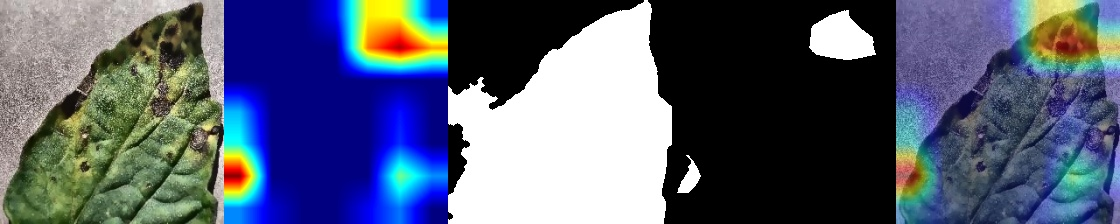
#> input picture research/research_examples/example_tomato_Early blight_0.jpg, 1120 x 224 px
$ python -i illumination_normalizer.py   (imports and definitions only)
#> lines starting #> are read from the running program, lines starting #| are printed output that depends on the picture; after the words box and inside, x2 and y2 are one past the last pixel; in counts of white or black regions, pixels touching at a corner belong together
"""
illumination_normalizer.py - GreenScan Illumination Normalization & Standardization Module
IEEE / Scopus Grade Agricultural Computer Vision Preprocessing Stage

Normalizes variable in-field tomato leaf lighting conditions:
- Bright direct morning/midday sunlight & specular highlights
- Deep canopy shadows and uneven illumination gradients
- Overcast / cloudy diffuse daylight
- Evening / golden-hour warm color casts
- Artificial / indoor / fluorescent lighting
- Low-light / underexposed captures

Preserves disease-critical visual features (lesions, chlorotic yellow halos,
necrotic brown centers, mold sporulation, vein structures) while standardizing
the dynamic range and color temperature before leaf segmentation and model inference.
"""

import cv2
import numpy as np
from typing import Tuple, Dict, Any

def detect_color_cast(img_bgr: np.ndarray) -> Tuple[str, Dict[str, float]]:
    """
    Analyzes color cast across RGB/LAB color channels.
    Returns detected cast type and channel statistics.
    """
    b, g, r = cv2.split(img_bgr)
    mean_b = float(np.mean(b))
    mean_g = float(np.mean(g))
    mean_r = float(np.mean(r))

    # In natural foliage, G is usually highest or close to R.
    # High R with low B indicates warm sunset/tungsten cast.
    # High B with low R indicates cool cloudy/sky cast.
    rb_diff = mean_r - mean_b
    rg_ratio = mean_r / (mean_g + 1e-5)
    bg_ratio = mean_b / (mean_g + 1e-5)

    if rb_diff > 25 and rg_ratio > 0.95:
        cast_type = "warm_evening_or_indoor"
    elif rb_diff < -25 and bg_ratio > 0.95:
        cast_type = "cool_cloudy"
    elif mean_g > mean_r + 40 and mean_g > mean_b + 40:
        cast_type = "dominant_green"
    else:
        cast_type = "neutral"

    return cast_type, {
        "mean_b": round(mean_b, 2),
        "mean_g": round(mean_g, 2),
        "mean_r": round(mean_r, 2),
        "rb_diff": round(rb_diff, 2)
    }

def apply_color_constancy(img_bgr: np.ndarray, cast_type: str = "neutral") -> np.ndarray:
    """
    Standardizes color temperature using Shades-of-Gray / Modified Gray-World
    color constancy with chromaticity preservation for agricultural plant foliage.
    Prevents natural green and disease brown/yellow from being desaturated.
    """
    img_float = img_bgr.astype(np.float32)
    b, g, r = cv2.split(img_float)

    # Calculate Minkowski p-norm (p=6 shades of gray for robust illuminant estimation)
    p = 6.0
    b_norm = (np.mean(b ** p)) ** (1.0 / p) + 1e-5
    g_norm = (np.mean(g ** p)) ** (1.0 / p) + 1e-5
    r_norm = (np.mean(r ** p)) ** (1.0 / p) + 1e-5

    # Target gray reference (scaled to maintain overall image luminance)
    gray_target = (b_norm + g_norm + r_norm) / 3.0

    # Compute gain coefficients
    kb = gray_target / b_norm
    kg = gray_target / g_norm
    kr = gray_target / r_norm

    # Clamp gains to avoid severe color distortion (keep plant green vibrant)
    # If warm cast, dampen red gain; if cool cast, dampen blue gain
    kb = np.clip(kb, 0.75, 1.35)
    kg = np.clip(kg, 0.85, 1.15)
    kr = np.clip(kr, 0.75, 1.35)

    # Scale channels
    b_corr = np.clip(b * kb, 0, 255)
    g_corr = np.clip(g * kg, 0, 255)
    r_corr = np.clip(r * kr, 0, 255)

    balanced_bgr = cv2.merge([b_corr, g_corr, r_corr]).astype(np.uint8)
    return balanced_bgr

def normalize_illumination_lab(img_bgr: np.ndarray) -> Tuple[np.ndarray, Dict[str, Any]]:
    """
    Performs illumination compensation in LAB color space:
    1. Multi-scale background illumination estimation on L* channel.
    2. Shadow attenuation and highlight compression via adaptive Retinex-based ratio.
    3. Contrast-Limited Adaptive Histogram Equalization (CLAHE) on standardized L*.
    4. Chromaticity channels (A* and B*) are preserved to maintain lesion color cues.
    """
    lab = cv2.cvtColor(img_bgr, cv2.COLOR_BGR2LAB)
    l_channel, a_channel, b_channel = cv2.split(lab)

    l_float = l_channel.astype(np.float32)
    mean_l = float(np.mean(l_float))
    std_l = float(np.std(l_float))

    # Identify illumination condition
    shadow_ratio = float(np.sum(l_channel < 55) / l_channel.size)
    highlight_ratio = float(np.sum(l_channel > 210) / l_channel.size)

    if shadow_ratio > 0.25 and highlight_ratio > 0.08:
        lighting_condition = "uneven_sun_and_shadow"
    elif shadow_ratio > 0.35 or mean_l < 70:
        lighting_condition = "low_light_or_heavy_shadow"
    elif highlight_ratio > 0.20 or mean_l > 185:
        lighting_condition = "bright_direct_sunlight"
    elif std_l < 30 and 80 <= mean_l <= 160:
        lighting_condition = "diffuse_cloudy_optimal"
    else:
        lighting_condition = "standard_field_lighting"

    # Step 1: Estimate low-frequency illumination background using Gaussian filter
    # Multi-scale kernel approximation (kernel size proportional to image scale)
    h, w = l_channel.shape[:2]
    ksize1 = max(15, (min(h, w) // 8) | 1)
    ksize2 = max(31, (min(h, w) // 4) | 1)

    bg_illum1 = cv2.GaussianBlur(l_float, (ksize1, ksize1), 0)
    bg_illum2 = cv2.GaussianBlur(l_float, (ksize2, ksize2), 0)
    bg_illum = 0.5 * bg_illum1 + 0.5 * bg_illum2

    # Step 2: Adaptive Illumination Correction (Retinex reflection extraction)
    # Target reference luminance around mid-tone 128
    target_l = 128.0

    # Dynamic correction factor: higher in deep shadows, muted in normal areas
    alpha = 0.55 if shadow_ratio > 0.20 else 0.40
    illum_gain = ((target_l + 1e-5) / (bg_illum + 1e-5)) ** alpha

    # Bounded gain to prevent noise explosion in total black
    illum_gain = np.clip(illum_gain, 0.65, 1.85)

    corrected_l = l_float * illum_gain

    # Highlight compression for specular reflections
    if highlight_ratio > 0.05:
        overexp_mask = corrected_l > 210
        corrected_l[overexp_mask] = 210 + (corrected_l[overexp_mask] - 210) * 0.4

    corrected_l = np.clip(corrected_l, 0, 255).astype(np.uint8)

    # Step 3: Contrast Standardization with CLAHE on L*
    clip_limit = 2.0 if lighting_condition != "bright_direct_sunlight" else 1.5
    clahe = cv2.createCLAHE(clipLimit=clip_limit, tileGridSize=(8, 8))
    standardized_l = clahe.apply(corrected_l)

    # Step 4: Reassemble LAB image (preserving A* and B* lesion color integrity)
    normalized_lab = cv2.merge([standardized_l, a_channel, b_channel])
    normalized_bgr = cv2.cvtColor(normalized_lab, cv2.COLOR_LAB2BGR)

    metrics = {
        "lighting_condition": lighting_condition,
        "mean_luminance_raw": round(mean_l, 2),
        "mean_luminance_normalized": round(float(np.mean(standardized_l)), 2),
        "shadow_ratio": round(shadow_ratio, 3),
        "highlight_ratio": round(highlight_ratio, 3),
        "illumination_uniformity": round(1.0 - (std_l / 128.0), 3),
        "clahe_clip_limit": clip_limit
    }

    return normalized_bgr, metrics

def normalize_illumination(img_bgr: np.ndarray) -> Tuple[np.ndarray, Dict[str, Any]]:
    """
    Master Illumination Normalization & Standardization Pipeline.

    Executes in sequence:
    1. Color Cast Detection & Adaptive Color Constancy (Gray-World / Shades-of-Gray).
    2. Non-uniform Illumination Compensation in CIELAB space.
    3. Shadow Attenuation & Specular Highlight Compression.
    4. Contrast Standardization via CLAHE while locking chromatic disease features.

    Returns:
    - normalized_bgr: Standardized BGR image ready for segmentation & inference.
    - illumination_diagnostics: Comprehensive lighting analysis dictionary.
    """
    if img_bgr is None or img_bgr.size == 0:
        raise ValueError("Input image to normalize_illumination is empty or invalid.")

    # Phase 1: Color constancy / white balance
    cast_type, cast_stats = detect_color_cast(img_bgr)
    balanced_bgr = apply_color_constancy(img_bgr, cast_type=cast_type)

    # Phase 2: Luminance & dynamic range illumination normalization
    normalized_bgr, lab_metrics = normalize_illumination_lab(balanced_bgr)

    diagnostics = {
        "color_cast": cast_type,
        "color_cast_stats": cast_stats,
        "lighting_condition": lab_metrics["lighting_condition"],
        "mean_luminance_raw": lab_metrics["mean_luminance_raw"],
        "mean_luminance_normalized": lab_metrics["mean_luminance_normalized"],
        "shadow_ratio": lab_metrics["shadow_ratio"],
        "highlight_ratio": lab_metrics["highlight_ratio"],
        "illumination_uniformity": lab_metrics["illumination_uniformity"],
        "is_illumination_normalized": True,
        "corrections_applied": [
            "color_constancy_shades_of_gray",
            "adaptive_retinex_illumination_map",
            "cielab_clahe_contrast_standardization"
        ]
    }

    return normalized_bgr, diagnostics

>>> import cv2
>>> picture = cv2.imread('../research/research_examples/example_tomato_Early blight_0.jpg')
#> picture is the input picture: shape (224, 1120, 3); mean B, G, R 115.4, 94.7, 85.7
>>> result = normalize_illumination(picture)
#> in detect_color_cast, `b, g, r = cv2.split(img_bgr)`:
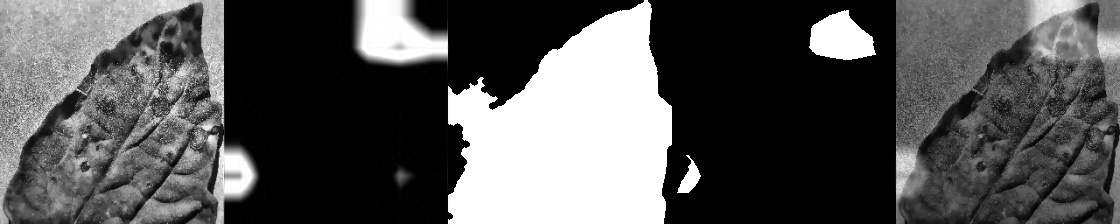
#> r: shape (224, 1120); min 0, max 255, mean 85.7
#> in detect_color_cast, `mean_b = float(np.mean(b))`: mean_b = 115.4
#> in detect_color_cast, `mean_g = float(np.mean(g))`: mean_g = 94.73
#> in detect_color_cast, `mean_r = float(np.mean(r))`: mean_r = 85.67
#> in detect_color_cast, `rb_diff = mean_r - mean_b`: rb_diff = -29.69
#> in detect_color_cast, `rg_ratio = mean_r / (mean_g + 1e-5)`: rg_ratio = 0.904
#> in detect_color_cast, `bg_ratio = mean_b / (mean_g + 1e-5)`: bg_ratio = 1.22
#> in normalize_illumination, `cast_type, cast_stats = detect_color_cast(img_bgr)`: cast_type = 'cool_cloudy'; cast_stats = {'mean_b': 115.4, 'mean_g': 94.73, 'mean_r': 85.67, 'rb_diff': -29.69}
#> in apply_color_constancy, `b_norm = (np.mean(b ** p)) ** (1.0 / p) + 1e-5`: b_norm = 198.5
#> in apply_color_constancy, `g_norm = (np.mean(g ** p)) ** (1.0 / p) + 1e-5`: g_norm = 193.7
#> in apply_color_constancy, `r_norm = (np.mean(r ** p)) ** (1.0 / p) + 1e-5`: r_norm = 192.1
#> in apply_color_constancy, `gray_target = (b_norm + g_norm + r_norm) / 3.0`: gray_target = 194.7
#> in apply_color_constancy, `kb = gray_target / b_norm`: kb = 0.981
#> in apply_color_constancy, `kg = gray_target / g_norm`: kg = 1.01
#> in normalize_illumination_lab, `lab = cv2.cvtColor(img_bgr, cv2.COLOR_BGR2LAB)`: lab: shape (224, 1120, 3); mean of channels 0, 1, 2 103.4, 134.5, 118.4
#> in normalize_illumination_lab, `l_channel, a_channel, b_channel = cv2.split(lab)`:
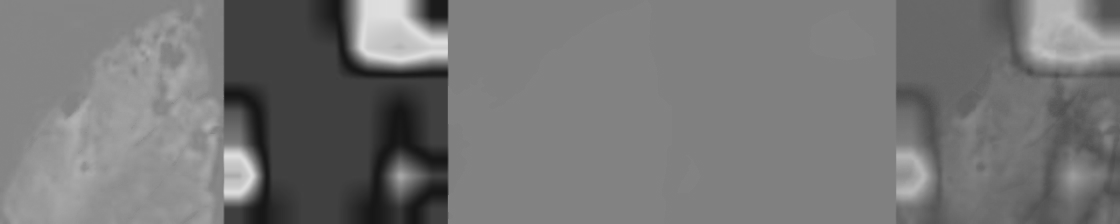
#> b_channel: shape (224, 1120); min 22, max 223, mean 118.4
#> in normalize_illumination_lab, `mean_l = float(np.mean(l_float))`: mean_l = 103.4
#> in normalize_illumination_lab, `std_l = float(np.std(l_float))`: std_l = 90.94
#> in normalize_illumination_lab, `shadow_ratio = float(np.sum(l_channel < 55) / l_channel.size)`: shadow_ratio = 0.399
#> in normalize_illumination_lab, `highlight_ratio = float(np.sum(l_channel > 210) / l_channel.size)`: highlight_ratio = 0.185
#> in normalize_illumination_lab, `bg_illum2 = cv2.GaussianBlur(l_float, (ksize2, ksize2), 0)`:
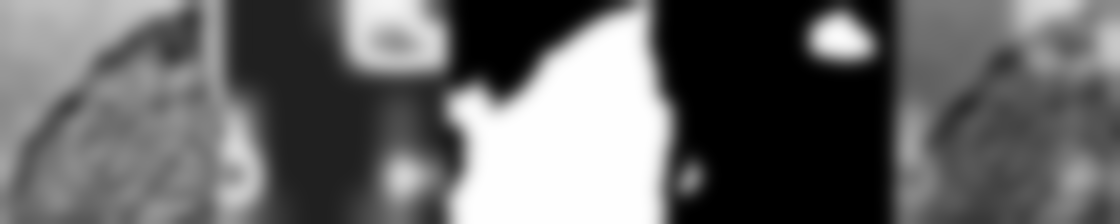
#> bg_illum2: shape (224, 1120) float32; min 0, max 255, mean 103.4
#> in normalize_illumination_lab, `alpha = 0.55 if shadow_ratio > 0.20 else 0.40`: alpha = 0.55
#> in normalize_illumination_lab, `illum_gain = np.clip(illum_gain, 0.65, 1.85)`:
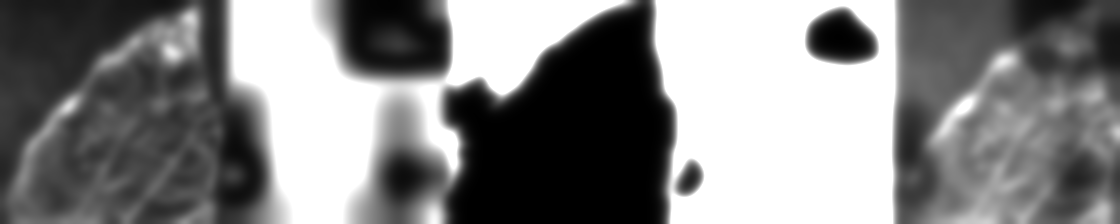
#> illum_gain: shape (224, 1120) float32; min 0.684, max 1.85, mean 1.28; drawn with min black and max white
#> in normalize_illumination_lab, `overexp_mask = corrected_l > 210`:
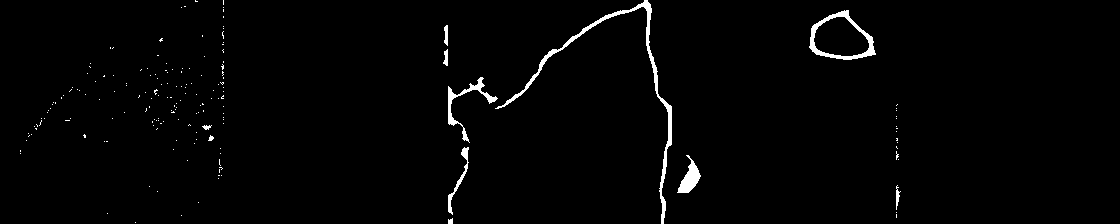
#> overexp_mask: shape (224, 1120) bool; 1.6% white; 178 white regions (167 under 20 px), largest, box (x1, y1, x2, y2) and area: (495, 0, 672, 224) 1491, (809, 10, 876, 60) 737, (448, 77, 498, 143) 493
#> in normalize_illumination_lab, `corrected_l[overexp_mask] = 210 + (corrected_l[overexp_mask] - 210) * ..`:
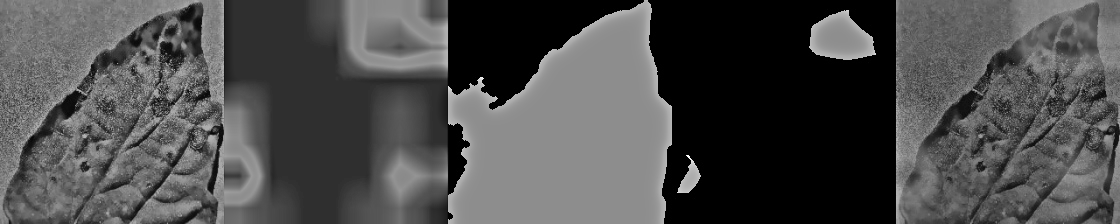
#> corrected_l: shape (224, 1120) float32; min 0, max 314.7, mean 95.4; drawn with min black and max white
#> in normalize_illumination_lab, `normalized_lab = cv2.merge([standardized_l, a_channel, b_channel])`: normalized_lab: shape (224, 1120, 3); mean of channels 0, 1, 2 97.1, 134.5, 118.4
#> in normalize_illumination_lab, `normalized_bgr = cv2.cvtColor(normalized_lab, cv2.COLOR_LAB2BGR)`:
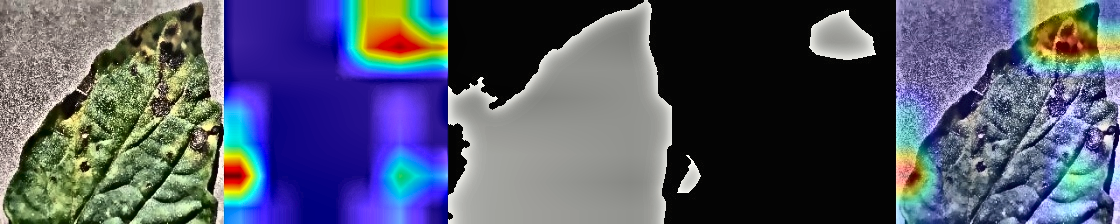
#> normalized_bgr: shape (224, 1120, 3); mean B, G, R 106.2, 88.2, 83
#> in normalize_illumination_lab, `metrics = { "lighting_condition": lighting_condition, "mean_luminance_..`: metrics = {'lighting_condition': 'uneven_sun_and_shadow', 'mean_luminance_raw': 103.4, 'mean_luminance_normalized': 97.08, 'shadow_ratio': 0.399, 'highlight_ratio': 0.185, 'illumination_uniformity': 0.29, 'clahe_clip_limit': 2}
#> in normalize_illumination, `normalized_bgr, lab_metrics = normalize_illumination_lab(balanced_bgr)`: lab_metrics has the same summary as metrics in normalize_illumination_lab

$ run again, on research/research_examples/example_tomato_Early blight_1.jpg
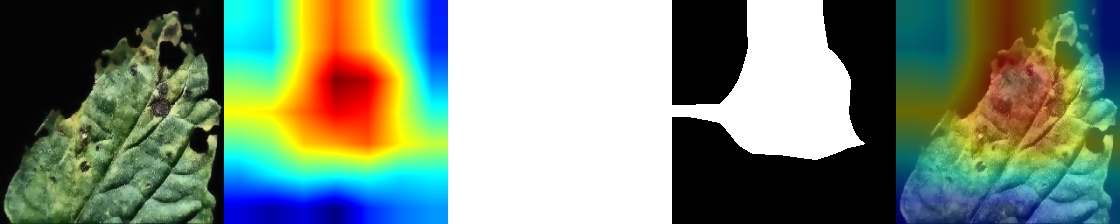
#> input picture research/research_examples/example_tomato_Early blight_1.jpg, 1120 x 224 px
#> picture is the input picture: shape (224, 1120, 3); mean B, G, R 120.4, 140.2, 121.1
#> mean_b = 120.4
#> mean_g = 140.2
#> mean_r = 121.1
#> rb_diff = 0.649
#> rg_ratio = 0.864
#> bg_ratio = 0.859
#> cast_type = 'neutral'; cast_stats = {'mean_b': 120.4, 'mean_g': 140.2, 'mean_r': 121.1, 'rb_diff': 0.65}
#> b_norm = 213
#> g_norm = 216.4
#> r_norm = 212.8
#> gray_target = 214.1
#> kb = 1.01
#> kg = 0.989
#> kr = 1.01
#> lab: shape (224, 1120, 3); mean of channels 0, 1, 2 142.3, 124.8, 136.1
#> mean_l = 142.3
#> std_l = 96.23
#> shadow_ratio = 0.239
#> highlight_ratio = 0.366
#> alpha = 0.55
#> in normalize_illumination_lab, `overexp_mask = corrected_l > 210`:
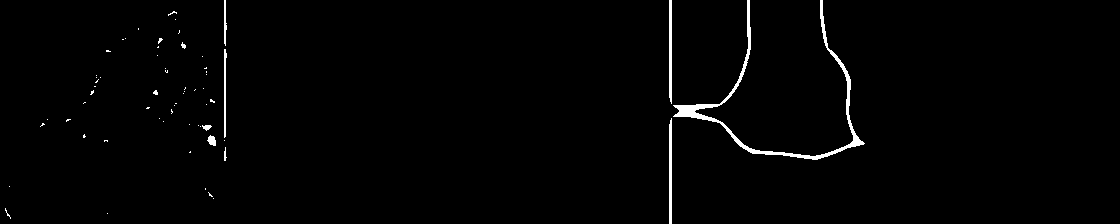
#> overexp_mask: shape (224, 1120) bool; 1.3% white; 62 white regions (53 under 20 px), largest, box (x1, y1, x2, y2) and area: (673, 0, 865, 160) 1901, (669, 118, 672, 224) 310, (669, 0, 672, 104) 304
#> normalized_lab: shape (224, 1120, 3); mean of channels 0, 1, 2 116.9, 124.8, 136.1
#> in normalize_illumination_lab, `normalized_bgr = cv2.cvtColor(normalized_lab, cv2.COLOR_LAB2BGR)`:
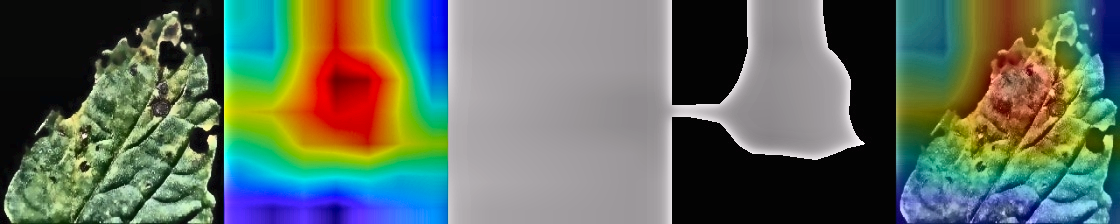
#> normalized_bgr: shape (224, 1120, 3); mean B, G, R 95.2, 110.7, 95.7
#> metrics = {'lighting_condition': 'bright_direct_sunlight', 'mean_luminance_raw': 142.3, 'mean_luminance_normalized': 116.9, 'shadow_ratio': 0.239, 'highlight_ratio': 0.366, 'illumination_uniformity': 0.248, 'clahe_clip_limit': 1.5}
#> lab_metrics has the same summary as metrics in normalize_illumination_lab

$ run again, on research/research_examples/example_tomato_Early blight_2.jpg
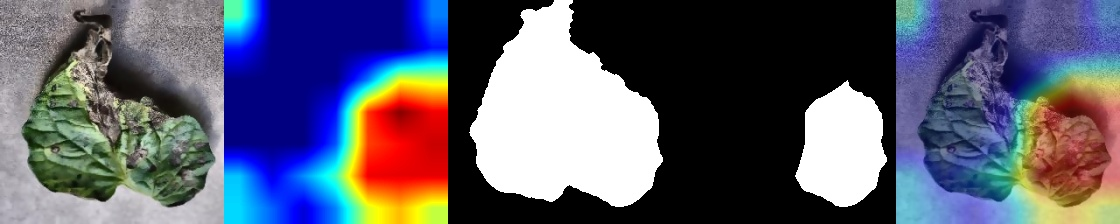
#> input picture research/research_examples/example_tomato_Early blight_2.jpg, 1120 x 224 px
#> picture is the input picture: shape (224, 1120, 3); mean B, G, R 111.7, 94.1, 92.9
#> mean_b = 111.7
#> mean_g = 94.13
#> mean_r = 92.91
#> rb_diff = -18.76
#> rg_ratio = 0.987
#> bg_ratio = 1.19
#> cast_type = 'neutral'; cast_stats = {'mean_b': 111.7, 'mean_g': 94.13, 'mean_r': 92.91, 'rb_diff': -18.76}
#> b_norm = 197.9
#> g_norm = 191.9
#> r_norm = 193.7
#> gray_target = 194.5
#> kb = 0.983
#> kg = 1.01
#> kr = 1
#> lab: shape (224, 1120, 3); mean of channels 0, 1, 2 105.7, 136, 121.7
#> mean_l = 105.7
#> std_l = 90.44
#> shadow_ratio = 0.376
#> highlight_ratio = 0.174
#> alpha = 0.55
#> in normalize_illumination_lab, `overexp_mask = corrected_l > 210`:
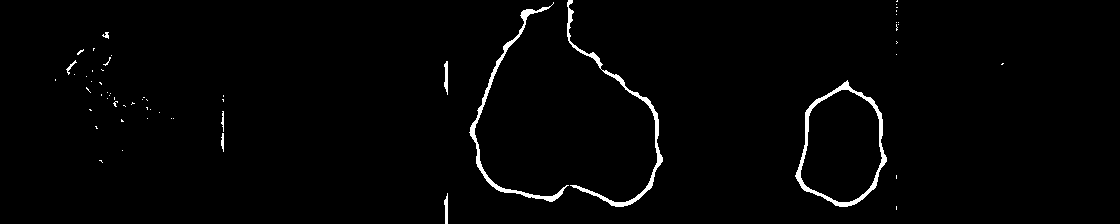
#> overexp_mask: shape (224, 1120) bool; 1.6% white; 60 white regions (51 under 20 px), largest, box (x1, y1, x2, y2) and area: (795, 80, 887, 207) 1291, (567, 0, 663, 207) 1180, (469, 2, 569, 202) 1132
#> normalized_lab: shape (224, 1120, 3); mean of channels 0, 1, 2 98.5, 136, 121.7
#> in normalize_illumination_lab, `normalized_bgr = cv2.cvtColor(normalized_lab, cv2.COLOR_LAB2BGR)`:
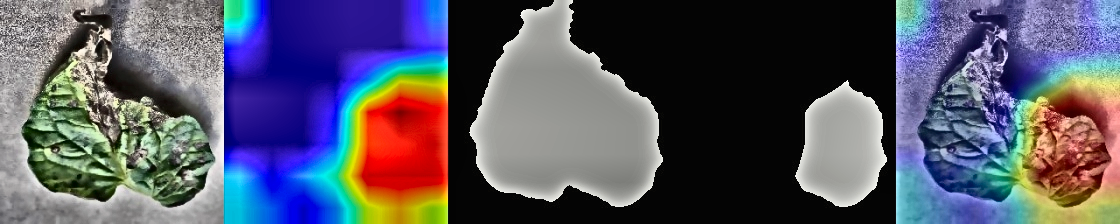
#> normalized_bgr: shape (224, 1120, 3); mean B, G, R 102.7, 87.3, 87.6
#> metrics = {'lighting_condition': 'uneven_sun_and_shadow', 'mean_luminance_raw': 105.7, 'mean_luminance_normalized': 98.52, 'shadow_ratio': 0.376, 'highlight_ratio': 0.174, 'illumination_uniformity': 0.293, 'clahe_clip_limit': 2}
#> lab_metrics has the same summary as metrics in normalize_illumination_lab

$ run again, on research/research_examples/example_tomato_Late blight_504.jpg
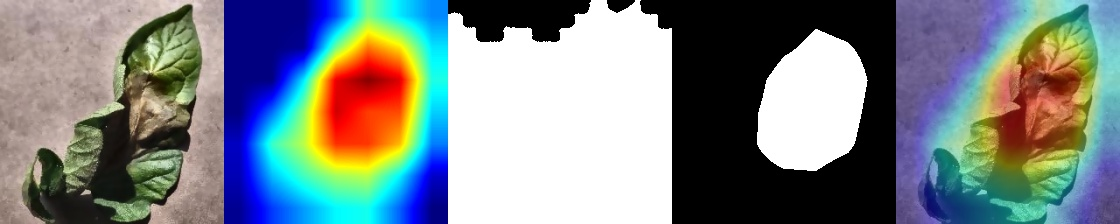
#> input picture research/research_examples/example_tomato_Late blight_504.jpg, 1120 x 224 px
#> picture is the input picture: shape (224, 1120, 3); mean B, G, R 135.4, 133.8, 123.7
#> mean_b = 135.4
#> mean_g = 133.8
#> mean_r = 123.7
#> rb_diff = -11.65
#> rg_ratio = 0.925
#> bg_ratio = 1.01
#> cast_type = 'neutral'; cast_stats = {'mean_b': 135.4, 'mean_g': 133.8, 'mean_r': 123.7, 'rb_diff': -11.65}
#> b_norm = 210.6
#> g_norm = 210.5
#> r_norm = 207.8
#> gray_target = 209.7
#> kb = 0.996
#> kr = 1.01
#> lab: shape (224, 1120, 3); mean of channels 0, 1, 2 141, 131.3, 127.7
#> mean_l = 140.9
#> std_l = 92.5
#> shadow_ratio = 0.25
#> highlight_ratio = 0.3
#> alpha = 0.55
#> overexp_mask: shape (224, 1120) bool; 1.4% white; 73 white regions (65 under 20 px), largest, box (x1, y1, x2, y2) and area: (757, 29, 868, 171) 1457, (605, 0, 672, 224) 889, (448, 0, 593, 45) 673
#> normalized_lab: shape (224, 1120, 3); mean of channels 0, 1, 2 117.2, 131.3, 127.7
#> in normalize_illumination_lab, `normalized_bgr = cv2.cvtColor(normalized_lab, cv2.COLOR_LAB2BGR)`:
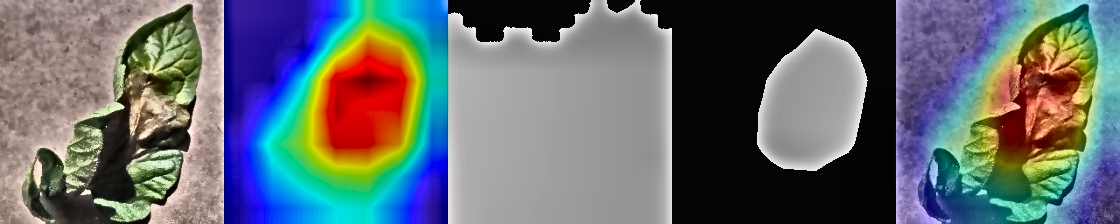
#> normalized_bgr: shape (224, 1120, 3); mean B, G, R 110.7, 107.6, 100.5
#> metrics = {'lighting_condition': 'uneven_sun_and_shadow', 'mean_luminance_raw': 140.9, 'mean_luminance_normalized': 117.2, 'shadow_ratio': 0.25, 'highlight_ratio': 0.3, 'illumination_uniformity': 0.277, 'clahe_clip_limit': 2}
#> lab_metrics has the same summary as metrics in normalize_illumination_lab
